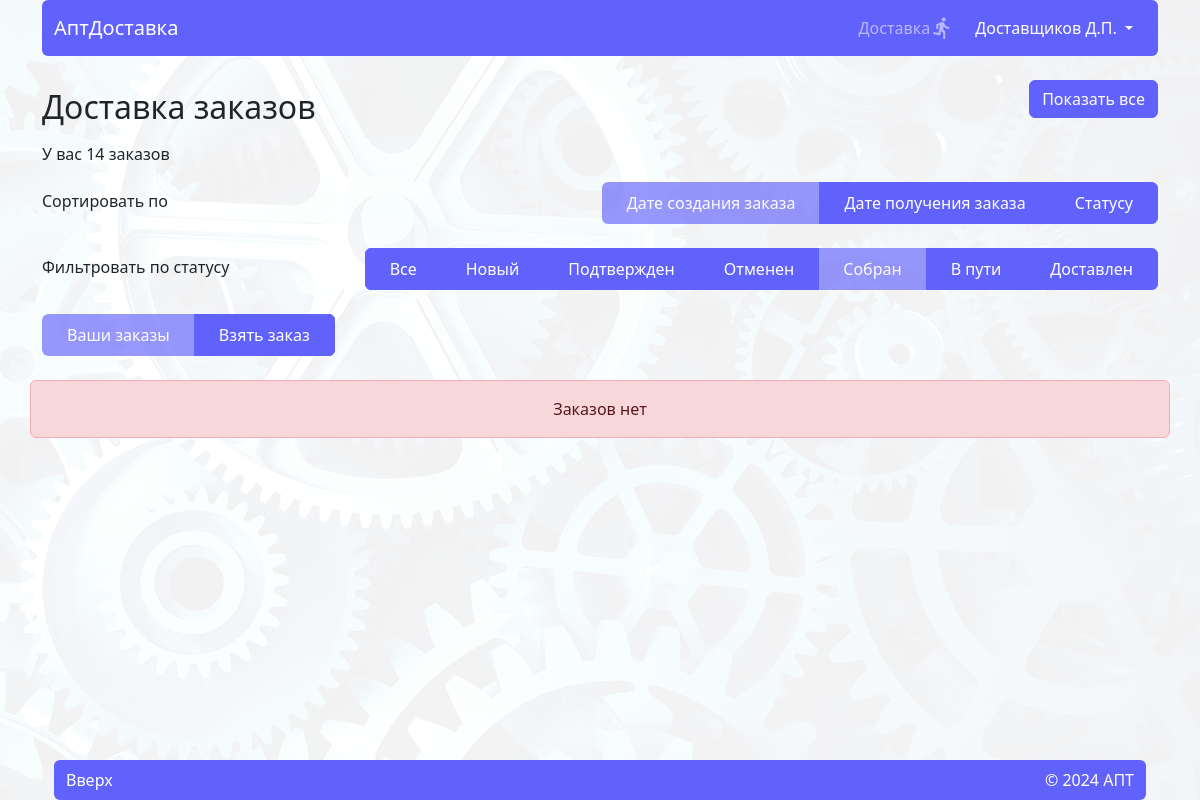
Page /deliver/deliver_orders/-date_create/4 (signed in) on the earlier database version.
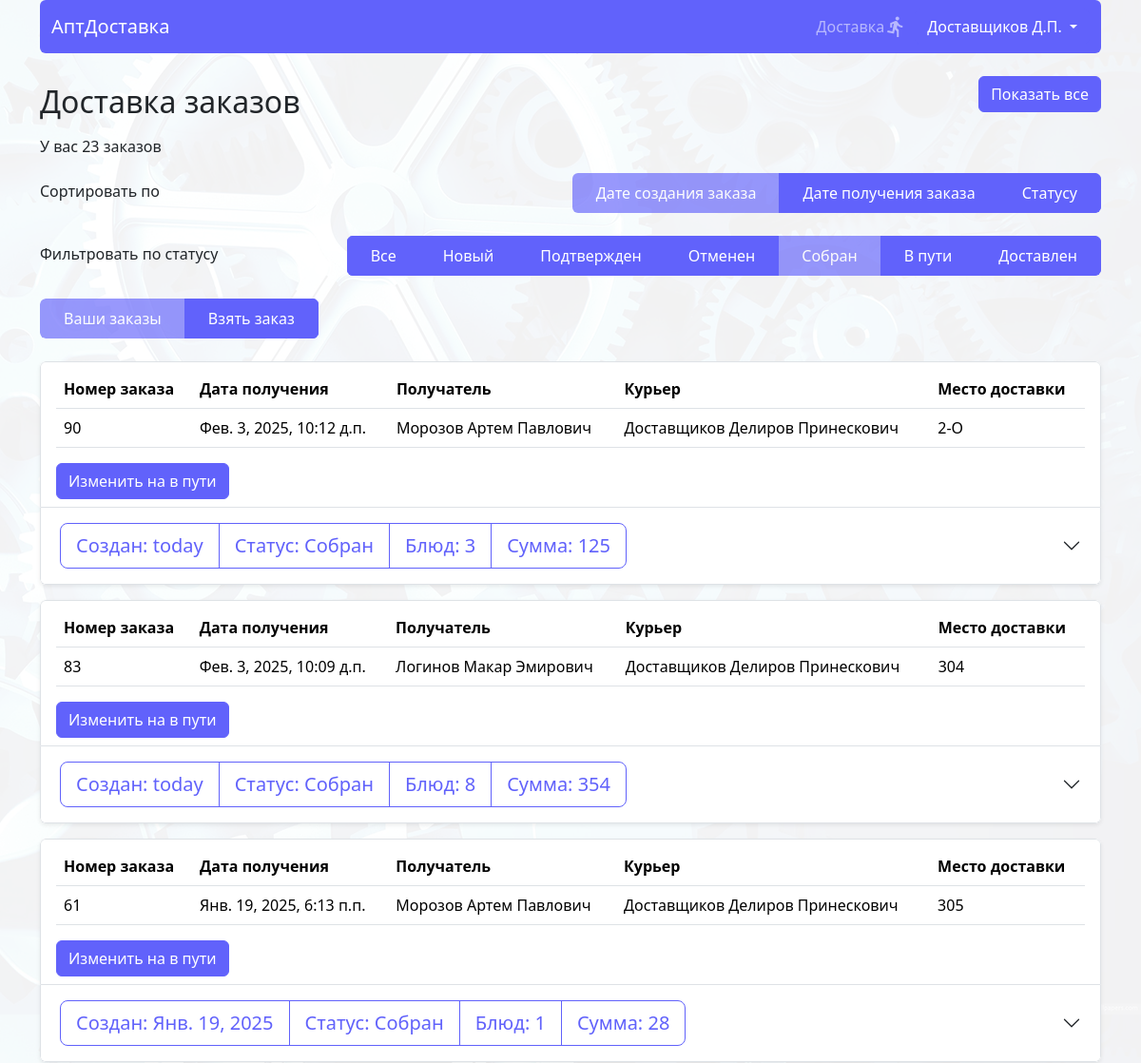
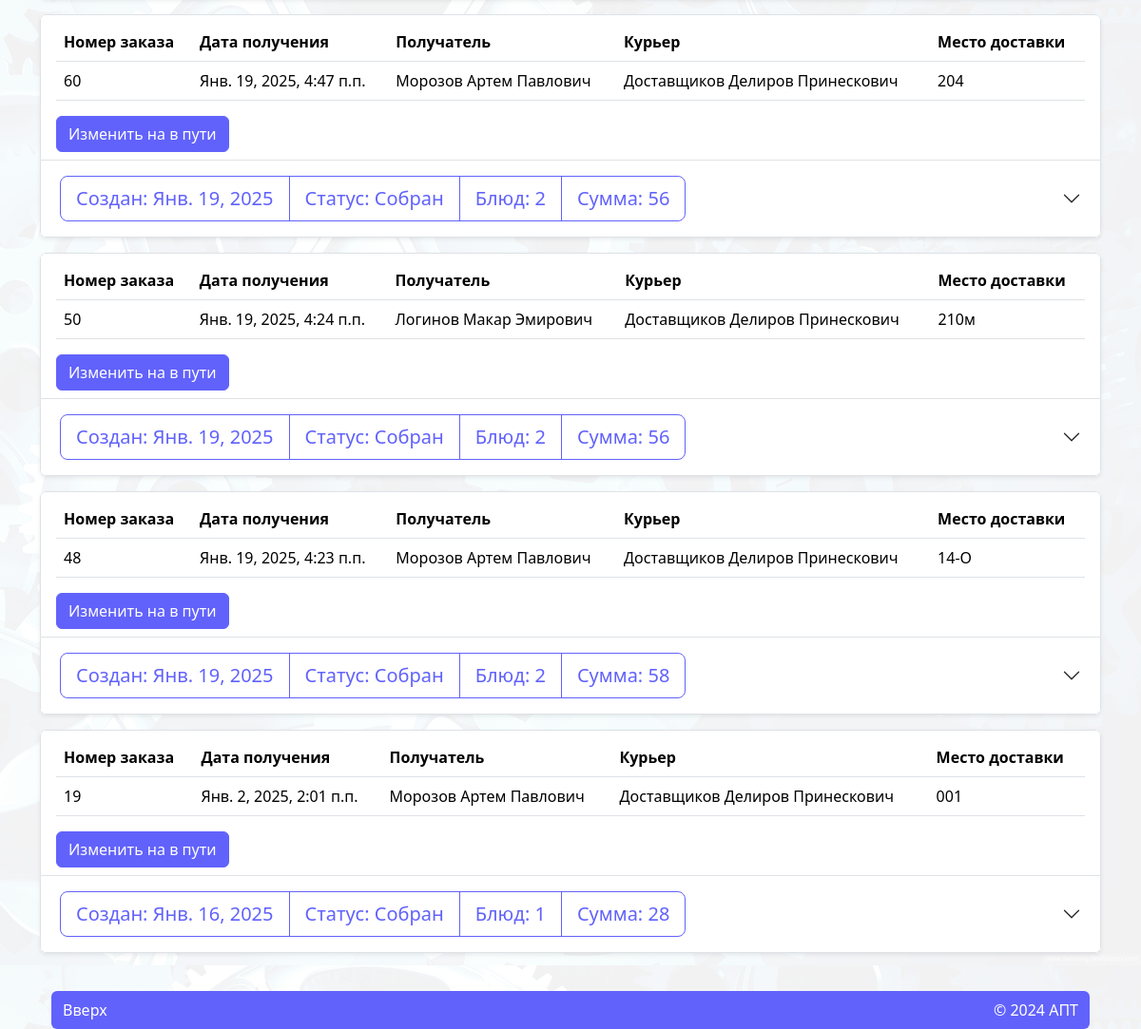
Same page on the later database version (2 pictures, top to bottom).
### order/models.py (models this page shows, shortened)
class Status(models.Model):
    name = models.CharField(max_length=30)
    class Meta:
        verbose_name = 'Статус'
        verbose_name_plural = 'Статусы'
    def __str__(self):
        return self.name

class Order(models.Model):
    user = models.ForeignKey(User, on_delete=models.CASCADE, verbose_name='Пользователь', limit_choices_to=Q(is_superuser=False) & Q(is_staff=False) & Q(groups__isnull=True),)
    date_create = models.DateTimeField(verbose_name='Дата заказа', auto_now_add=True)
    order_date = models.DateTimeField(default=get_default_created_at, verbose_name='Дата и время получения заказа'
    )
    status = models.ForeignKey('Status', on_delete=models.CASCADE, verbose_name='Статус', default=1)
    result = models.CharField(max_length=50, verbose_name='Причина отказа', blank=True, null=True)
    cab = models.ForeignKey(Cabinet, on_delete=models.CASCADE, verbose_name='Кабинет', default=1)
    deliver = models.ForeignKey(
        User,
        on_delete=models.SET_NULL,
        related_name='courier_orders',
        blank=True,
        null=True,
        limit_choices_to={'groups__name': 'deliver'},
        verbose_name="Курьер"
    )
    @property
    def total_amount(self):
        total = 0
        for item in self.ordermeal_set.all():  # ordermeal_set - обратный related_name
            total += item.meal.price * item.amount
        return total
    total_amount.fget.short_description = 'Сумма заказа'
    @property
    def amount(self):
        return OrderMeal.objects.filter(order=self.pk).aggregate(Sum('amount'))['amount__sum']
    amount.fget.short_description = 'Количество'
    @property
    def meals(self):
        return OrderMeal.objects.filter(order=self.pk)
    class Meta:
        verbose_name = 'Заказ'
        verbose_name_plural = 'Заказы'

class OrderMeal(models.Model):
    order = models.ForeignKey(Order, on_delete=models.CASCADE, verbose_name="Заказ")
    meal = models.ForeignKey(Meal, on_delete=models.CASCADE, verbose_name="Блюдо")
    amount = models.IntegerField(verbose_name='Количество товаров')
    class Meta:
        verbose_name = 'Заказ блюд'
        verbose_name_plural = 'Заказы блюд'
    @property
    def total_price(self):
        return self.meal.price * self.amount

### log_reg/models.py (models this page shows)
class User(AbstractUser):
    username = models.CharField('Логин', max_length=150, unique=True,
                                help_text="Обязательное поле. Только латиница, цифры и тире.",
                                validators=[LoginValidator()],
                                error_messages={"unique": _("Пользователь с таким именем уже существует"), })
    first_name = models.CharField(_("first name"), max_length=150, validators=[NameValidator()])
    last_name = models.CharField(_("last name"), max_length=150, validators=[NameValidator()])
    patronymic = models.CharField('Отчество', max_length=150, blank=True, validators=[NameValidator()])
    def __str__(self):
        return "%s %s %s" % (self.last_name, self.first_name, self.patronymic, )

### cart/models.py (models this page shows)
class Cabinet(models.Model):
    num = models.CharField(max_length=10, verbose_name="Номер")
    name = models.CharField(max_length=100, verbose_name="Название")
    def __str__(self):
        return self.num
    class Meta:
        verbose_name = 'Кабинет'
        verbose_name_plural = 'Кабинеты'

### home/models.py (models this page shows, shortened)
class Meal(models.Model):
    name = models.CharField(max_length=150, verbose_name="Название")
    price = models.IntegerField(verbose_name="Цена")
    out = models.CharField(max_length=10, verbose_name="Выход")
    image = models.ImageField(upload_to='images', verbose_name="Изображение")
    category = models.ForeignKey(Category, default=None, on_delete=models.CASCADE,
                                 verbose_name="Категория", related_name='meals')
    quantity = models.IntegerField(default=3, verbose_name="Количество")
    class Meta:
        verbose_name = 'Блюдо'
        verbose_name_plural = 'Блюда'

### deliver/views.py (the view)
# urls.py: path('deliver/deliver_orders/', views.deliver_orders, name="deliver_orders"),
@login_required
def deliver_orders(request, order='-date_create', filter=0):
    context = {}
    context['order'] = order
    context['filter'] = filter
    context['count'] = Order.objects.filter(deliver=request.user).count()
    context['statuses'] = Status.objects.filter(~Q(id=5))
    orders = Order.objects.filter(deliver=request.user).order_by(order)
    if filter:
        orders = Order.objects.filter(deliver=request.user, status=filter).order_by(order)
    context['orders'] = orders  # Фильтруем заказы
    return render(request, 'deliver/order_list.html', context)

### deliver/templates/deliver/order_list.html (shortened to what this page needs)
{% extends 'home/base.html' %}
{% load static %}
{% block body %}
<div class="d-flex justify-content-between flex-wrap align-items-center">
    <h2 class=" ps-0  px-3 py-2">Доставка заказов</h2>
    <div class="d-flex justify-content-end z-1">
        <button class="view_all btn btn-primary position-fixed " style="top:80px;">Показать все</button>
    </div>
</div>
<p>У вас <span id="count">{{count}}</span> заказов</p>
<div class="d-flex flex-wrap align-items-center justify-content-between  z-1 rounded-2 overflow-hidden     mb-4"
     style="top: 80px;">
    <div class="mb-1">Сортировать по</div>
    <div class="btn-group overflow-x-auto dragscroll flex-row ">
        <a href="{% url 'deliver_orders' order='-date_create' filter=filter %}"
           class="btn btn-primary rounded-0 d-flex px-4 align-items-center justify-content-center px-4 py-2 {% if '-date_create' == order %}disabled{% endif %}">
            Дате создания заказа
        </a>
        <a href="{% url 'deliver_orders' order='-order_date' filter=filter %}"
           class="btn btn-primary rounded-0 d-flex px-4 align-items-center justify-content-center px-4 py-2 {% if '-order_date' == order %}disabled{% endif %}">
            Дате получения заказа
        </a>
        <a href="{% url 'deliver_orders' order='status' filter=filter %}"
           class="btn btn-primary rounded-0 d-flex px-4 align-items-center justify-content-center px-4 py-2 {% if 'status' == order %}disabled{% endif %}">
            Статусу
        </a>
    </div>
</div>
<div class="d-flex flex-wrap align-items-center justify-content-between  z-1 rounded-2 overflow-hidden     mb-4"
     style="top: 80px;">
    <div class="mb-1">Фильтровать по статусу</div>
    <div  class="btn-group overflow-x-auto dragscroll flex-row ">
        <a href="{% url 'deliver_orders' %}"
           class="btn btn-primary rounded-0 d-flex px-4 align-items-center justify-content-center px-4 py-2">
            Все
        </a>
        {% for status in statuses %}
        <a href="{% url 'deliver_orders' order=order filter=status.id %}"
           class="btn btn-primary rounded-0 d-flex px-4 align-items-center justify-content-center px-4 py-2 {% if status.id == filter %}disabled{% endif %}">
            {{ status.name }}
        </a>
        {% endfor %}
    </div>
</div>
<div class="d-flex flex-wrap align-items-center justify-content-between  z-1 rounded-2 overflow-hidden     mb-4"
     style="top: 80px;">
    <div class="btn-group overflow-x-auto dragscroll flex-row ">
        <a href="{% url 'deliver_orders' %}"
           class="btn btn-primary rounded-0 d-flex px-4 align-items-center justify-content-center px-4 py-2 {% if 'deliver_orders' in request.path %}disabled{% endif %}">
            Ваши заказы
        </a>
        <a href="{% url 'deliver' %}"
           class="btn btn-primary rounded-0 d-flex px-4 align-items-center justify-content-center px-4 py-2 {% if 'order_list' in request.path %}disabled{% endif %}">
            Взять заказ
        </a>
    </div>
</div>
{% include 'order/elements/order_item.html'%}
{% endblock %}

### order/templates/order/elements/order_item.html (shortened to what this page needs)
{% load humanize %}
<div class="accordion row">
    {% for order in orders%}
    <div>
        <div class="bg-white rounded-2 overflow-hidden shadow-sm mb-3">
            <div class="border rounded-top px-3 py-2">
                {% if request.user.groups.all.0.name == "deliver" %}
                <table class="table fs-6">
                    <thead>
                    <tr>
                        <th scope="col">Номер заказа</th>
                        <th scope="col">Дата получения</th>
                        <th scope="col">Получатель</th>
                        <th scope="col">Курьер</th>
                        <th scope="col">Место доставки</th>
                    </tr>
                    </thead>
                    <tbody>
                    <tr>
                        <td>{{ order.id}}</td>
                        <td>{{order.order_date}}</td>
                        <td>{{order.user}}</td>
                        {% if order.deliver %}
                        <td>{{order.deliver}}</td>
                        {% else %}
                        <td>Курьер не выбран</td>
                        {% endif %}
                        <td>{{order.cab}}</td>
                    </tr>
                    </tbody>
                </table>
                {% if 'order_list' in request.path %}
                <button class="take_order btn btn-primary" data-id="{{order.id}}">Взять</button>
                {% elif 'deliver_order' in request.path %}
                {% if order.status.id == 4 %}
                <button class="in_way btn btn-primary" data-id="{{order.id}}">Изменить на в пути</button>
                {%  elif order.status.id == 6 %}
                <button class="delivered btn btn-primary" data-id="{{order.id}}">Изменить на доставлен</button>
                {% endif %}
                {% endif %}
                {% else %}
                <div class="d-flex justify-content-between flex-wrap align-items-center">
                    <p class="fs-3 "><span>Заказ</span> №
                                {{ order.id }} на {{ order.order_date }}</p>
                    <p class="fs-3">{{order.cab}}</p>
                </div>
                {% endif%}
            </div>
            <div class="accordion-item ">
                <h2 class="accordion-header">
                    <button class="accordion-button collapsed" type="button" data-bs-toggle="collapse"
                            data-bs-target="#order_{{ order.id }}" aria-expanded="false"
                            aria-controls="order_{{ order.id }}">
                        <div class="order_view btn-group order_info btn-group-lg  bg-white"
                             data-id="{{ order.id }}">
                            <div class="btn btn-outline-primary">
                                <span>Создан: </span>{{ order.date_create|naturalday}}
                            </div>
                            <div class="btn
                            {% if order.status.id  == 1%} btn-primary
                            {% elif order.status.id == 2 or order.status.id == 7 or order.status.id == 5 %}btn-success
                            {%elif order.status.id == 3%}btn-danger
                            {% else %}btn-outline-primary{%endif%}">
                                Статус: <span data-id="{{order.id}}"> {{ order.status }} </span>
                            </div>
                            <div class="btn btn-outline-primary">
                                <span>Блюд:</span>
                                {{ order.amount }}
                            </div>
                            <div class="btn btn-outline-primary">
                                <span>Сумма:</span>
                                {{ order.total_amount }}
                            </div>
                        </div>
                    </button>
                </h2>
            </div>
        </div>
    </div>
    {% empty %}
    {% include 'home/elements/danger.html' with text='Заказов нет'%}
    {% endfor %}
</div>

Differences in the rows shown:
now on this page (row edited): Order: id "90", order_date "Фев. 3, 2025, 10:12 д.п.", user "Морозов Артем Павлович", deliver "Доставщиков Делиров Принескович", cab "2-О", date_create "today", status "Собран", amount "3", total_amount "125"
now on this page (row edited): Order: id "83", order_date "Фев. 3, 2025, 10:09 д.п.", user "Логинов Макар Эмирович", deliver "Доставщиков Делиров Принескович", cab "304", date_create "today", status "Собран", amount "8", total_amount "354"
now on this page (row edited): Order: id "61", order_date "Янв. 19, 2025, 6:13 п.п.", user "Морозов Артем Павлович", deliver "Доставщиков Делиров Принескович", cab "305", date_create "Янв. 19, 2025", status "Собран", amount "1", total_amount "28"
now on this page (row edited): Order: id "60", order_date "Янв. 19, 2025, 4:47 п.п.", user "Морозов Артем Павлович", deliver "Доставщиков Делиров Принескович", cab "204", date_create "Янв. 19, 2025", status "Собран", amount "2", total_amount "56"
now on this page (row edited): Order: id "50", order_date "Янв. 19, 2025, 4:24 п.п.", user "Логинов Макар Эмирович", deliver "Доставщиков Делиров Принескович", cab "210м", date_create "Янв. 19, 2025", status "Собран", amount "2", total_amount "56"
now on this page (row edited): Order: id "48", order_date "Янв. 19, 2025, 4:23 п.п.", user "Морозов Артем Павлович", deliver "Доставщиков Делиров Принескович", cab "14-О", date_create "Янв. 19, 2025", status "Собран", amount "2", total_amount "58"
now on this page (row edited): Order: id "19", order_date "Янв. 2, 2025, 2:01 п.п.", user "Морозов Артем Павлович", deliver "Доставщиков Делиров Принескович", cab "001", date_create "Янв. 16, 2025", status "Собран", amount "1", total_amount "28"
Other differences:
{{ count }}: "14" → "23"
{{ text }}: "Заказов нет" → (not shown)
